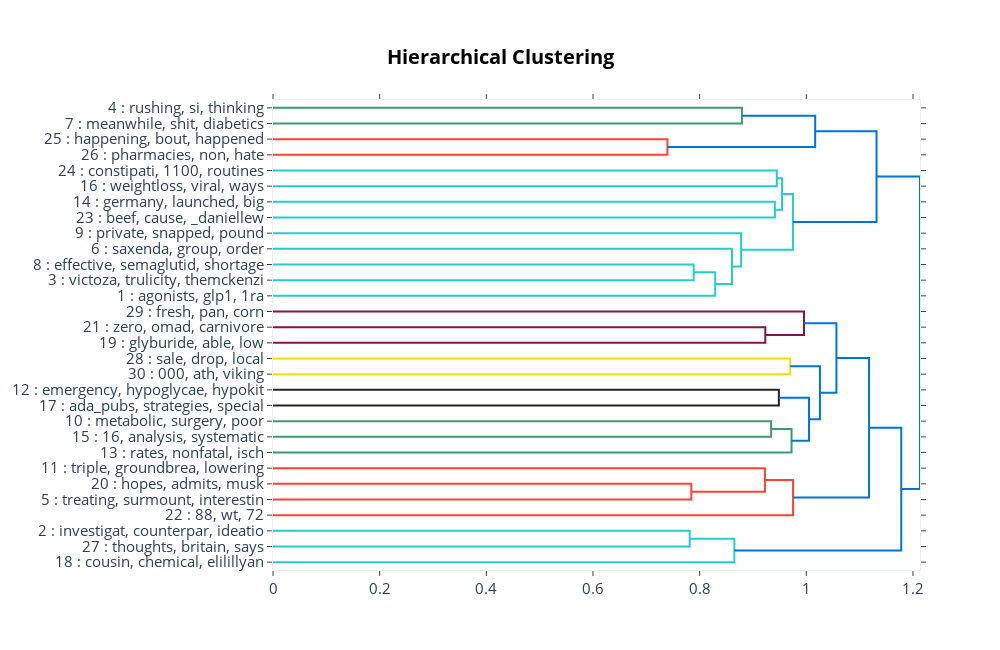

Notebook source saved alongside this figure:
### Code cell
create_figure_2a()

### Figure 1 — Plotly figure (JSON) as saved in the notebook; plotly's stock layout.template omitted (floating-point values rounded to 4 significant figures)
{"data": [{"hoverinfo": "text", "marker": {"color": "rgb(61,153,112)"}, "mode": "lines", "type": "scatter", "x": [0, 0.8793, 0.8793, 0], "xaxis": "x", "y": [-5, -5, -15, -15], "yaxis": "y"}, {"hoverinfo": "text", "marker": {"color": "rgb(255,65,54)"}, "mode": "lines", "type": "scatter", "x": [0, 0.7396, 0.7396, 0], "xaxis": "x", "y": [-25, -25, -35, -35], "yaxis": "y"}, {"hoverinfo": "text", "marker": {"color": "rgb(0,116,217)"}, "mode": "lines", "type": "scatter", "x": [0.8793, 1.017, 1.017, 0.7396], "xaxis": "x", "y": [-10, -10, -30, -30], "yaxis": "y"}, {"hoverinfo": "text", "marker": {"color": "rgb(35,205,205)"}, "mode": "lines", "type": "scatter", "x": [0, 0.9447, 0.9447, 0], "xaxis": "x", "y": [-45, -45, -55, -55], "yaxis": "y"}, {"hoverinfo": "text", "marker": {"color": "rgb(35,205,205)"}, "mode": "lines", "type": "scatter", "x": [0, 0.9411, 0.9411, 0], "xaxis": "x", "y": [-65, -65, -75, -75], "yaxis": "y"}, {"hoverinfo": "text", "marker": {"color": "rgb(35,205,205)"}, "mode": "lines", "type": "scatter", "x": [0.9447, 0.9545, 0.9545, 0.9411], "xaxis": "x", "y": [-50, -50, -70, -70], "yaxis": "y"}, {"hoverinfo": "text", "marker": {"color": "rgb(35,205,205)"}, "mode": "lines", "type": "scatter", "x": [0, 0.7888, 0.7888, 0], "xaxis": "x", "y": [-105, -105, -115, -115], "yaxis": "y"}, {"hoverinfo": "text", "marker": {"color": "rgb(35,205,205)"}, "mode": "lines", "type": "scatter", "x": [0.7888, 0.8292, 0.8292, 0], "xaxis": "x", "y": [-110, -110, -125, -125], "yaxis": "y"}, {"hoverinfo": "text", "marker": {"color": "rgb(35,205,205)"}, "mode": "lines", "type": "scatter", "x": [0, 0.8606, 0.8606, 0.8292], "xaxis": "x", "y": [-95, -95, -117.5, -117.5], "yaxis": "y"}, {"hoverinfo": "text", "marker": {"color": "rgb(35,205,205)"}, "mode": "lines", "type": "scatter", "x": [0, 0.8778, 0.8778, 0.8606], "xaxis": "x", "y": [-85, -85, -106.2, -106.2], "yaxis": "y"}, {"hoverinfo": "text", "marker": {"color": "rgb(35,205,205)"}, "mode": "lines", "type": "scatter", "x": [0.9545, 0.9749, 0.9749, 0.8778], "xaxis": "x", "y": [-60, -60, -95.62, -95.62], "yaxis": "y"}, {"hoverinfo": "text", "marker": {"color": "rgb(0,116,217)"}, "mode": "lines", "type": "scatter", "x": [1.017, 1.132, 1.132, 0.9749], "xaxis": "x", "y": [-20, -20, -77.81, -77.81], "yaxis": "y"}, {"hoverinfo": "text", "marker": {"color": "rgb(133,20,75)"}, "mode": "lines", "type": "scatter", "x": [0, 0.9231, 0.9231, 0], "xaxis": "x", "y": [-145, -145, -155, -155], "yaxis": "y"}, {"hoverinfo": "text", "marker": {"color": "rgb(133,20,75)"}, "mode": "lines", "type": "scatter", "x": [0, 0.9957, 0.9957, 0.9231], "xaxis": "x", "y": [-135, -135, -150, -150], "yaxis": "y"}, {"hoverinfo": "text", "marker": {"color": "rgb(255,220,0)"}, "mode": "lines", "type": "scatter", "x": [0, 0.9697, 0.9697, 0], "xaxis": "x", "y": [-165, -165, -175, -175], "yaxis": "y"}, {"hoverinfo": "text", "marker": {"color": "rgb(40,35,35)"}, "mode": "lines", "type": "scatter", "x": [0, 0.9486, 0.9486, 0], "xaxis": "x", "y": [-185, -185, -195, -195], "yaxis": "y"}, {"hoverinfo": "text", "marker": {"color": "rgb(61,153,112)"}, "mode": "lines", "type": "scatter", "x": [0, 0.934, 0.934, 0], "xaxis": "x", "y": [-205, -205, -215, -215], "yaxis": "y"}, {"hoverinfo": "text", "marker": {"color": "rgb(61,153,112)"}, "mode": "lines", "type": "scatter", "x": [0.934, 0.9723, 0.9723, 0], "xaxis": "x", "y": [-210, -210, -225, -225], "yaxis": "y"}, {"hoverinfo": "text", "marker": {"color": "rgb(0,116,217)"}, "mode": "lines", "type": "scatter", "x": [0.9486, 1.005, 1.005, 0.9723], "xaxis": "x", "y": [-190, -190, -217.5, -217.5], "yaxis": "y"}, {"hoverinfo": "text", "marker": {"color": "rgb(0,116,217)"}, "mode": "lines", "type": "scatter", "x": [0.9697, 1.026, 1.026, 1.005], "xaxis": "x", "y": [-170, -170, -203.8, -203.8], "yaxis": "y"}, {"hoverinfo": "text", "marker": {"color": "rgb(0,116,217)"}, "mode": "lines", "type": "scatter", "x": [0.9957, 1.056, 1.056, 1.026], "xaxis": "x", "y": [-142.5, -142.5, -186.9, -186.9], "yaxis": "y"}, {"hoverinfo": "text", "marker": {"color": "rgb(255,65,54)"}, "mode": "lines", "type": "scatter", "x": [0, 0.7843, 0.7843, 0], "xaxis": "x", "y": [-245, -245, -255, -255], "yaxis": "y"}, {"hoverinfo": "text", "marker": {"color": "rgb(255,65,54)"}, "mode": "lines", "type": "scatter", "x": [0, 0.9225, 0.9225, 0.7843], "xaxis": "x", "y": [-235, -235, -250, -250], "yaxis": "y"}, {"hoverinfo": "text", "marker": {"color": "rgb(255,65,54)"}, "mode": "lines", "type": "scatter", "x": [0.9225, 0.9752, 0.9752, 0], "xaxis": "x", "y": [-242.5, -242.5, -265, -265], "yaxis": "y"}, {"hoverinfo": "text", "marker": {"color": "rgb(0,116,217)"}, "mode": "lines", "type": "scatter", "x": [1.056, 1.118, 1.118, 0.9752], "xaxis": "x", "y": [-164.7, -164.7, -253.8, -253.8], "yaxis": "y"}, {"hoverinfo": "text", "marker": {"color": "rgb(35,205,205)"}, "mode": "lines", "type": "scatter", "x": [0, 0.7814, 0.7814, 0], "xaxis": "x", "y": [-275, -275, -285, -285], "yaxis": "y"}, {"hoverinfo": "text", "marker": {"color": "rgb(35,205,205)"}, "mode": "lines", "type": "scatter", "x": [0.7814, 0.8651, 0.8651, 0], "xaxis": "x", "y": [-280, -280, -295, -295], "yaxis": "y"}, {"hoverinfo": "text", "marker": {"color": "rgb(0,116,217)"}, "mode": "lines", "type": "scatter", "x": [1.118, 1.178, 1.178, 0.8651], "xaxis": "x", "y": [-209.2, -209.2, -287.5, -287.5], "yaxis": "y"}, {"hoverinfo": "text", "marker": {"color": "rgb(0,116,217)"}, "mode": "lines", "type": "scatter", "x": [1.132, 1.213, 1.213, 1.178], "xaxis": "x", "y": [-48.91, -48.91, -248.4, -248.4], "yaxis": "y"}], "layout": {"autosize": false, "height": 650, "hoverlabel": {"bgcolor": "white", "font": {"family": "Rockwell", "size": 16}}, "hovermode": "closest", "plot_bgcolor": "white", "showlegend": false, "title": {"font": {"color": "Black", "size": 19.68}, "text": "<b>Hierarchical Clustering</b>", "x": 0.5, "xanchor": "center", "yanchor": "top"}, "width": 1000, "xaxis": {"mirror": "allticks", "rangemode": "tozero", "showgrid": false, "showline": true, "showticklabels": true, "tickfont": {"size": 14.76}, "ticks": "outside", "title": {"font": {"size": 17.22}}, "type": "linear", "zeroline": false}, "yaxis": {"mirror": "allticks", "range": [-300, 0], "rangemode": "tozero", "showgrid": false, "showline": true, "showticklabels": true, "tickfont": {"size": 14.76}, "tickmode": "array", "ticks": "outside", "ticktext": ["4 : rushing, si, thinking", "7 : meanwhile, shit, diabetics", "25 : happening, bout, happened", "26 : pharmacies, non, hate", "24 : constipati, 1100, routines", "16 : weightloss, viral, ways", "14 : germany, launched, big", "23 : beef, cause, _daniellew", "9 : private, snapped, pound", "6 : saxenda, group, order", "8 : effective, semaglutid, shortage", "3 : victoza, trulicity, themckenzi", "1 : agonists, glp1, 1ra", "29 : fresh, pan, corn", "21 : zero, omad, carnivore", "19 : glyburide, able, low", "28 : sale, drop, local", "30 : 000, ath, viking", "12 : emergency, hypoglycae, hypokit", "17 : ada_pubs, strategies, special", "10 : metabolic, surgery, poor", "15 : 16, analysis, systematic", "13 : rates, nonfatal, isch", "11 : triple, groundbrea, lowering", "20 : hopes, admits, musk", "5 : treating, surmount, interestin", "22 : 88, wt, 72", "2 : investigat, counterpar, ideatio", "27 : thoughts, britain, says", "18 : cousin, chemical, elilillyan"], "tickvals": [-5, -15, -25, -35, -45, -55, -65, -75, -85, -95, -105, -115, -125, -135, -145, -155, -165, -175, -185, -195, -205, -215, -225, -235, -245, -255, -265, -275, -285, -295], "title": {"font": {"size": 17.22}}, "type": "linear", "zeroline": false}}}
